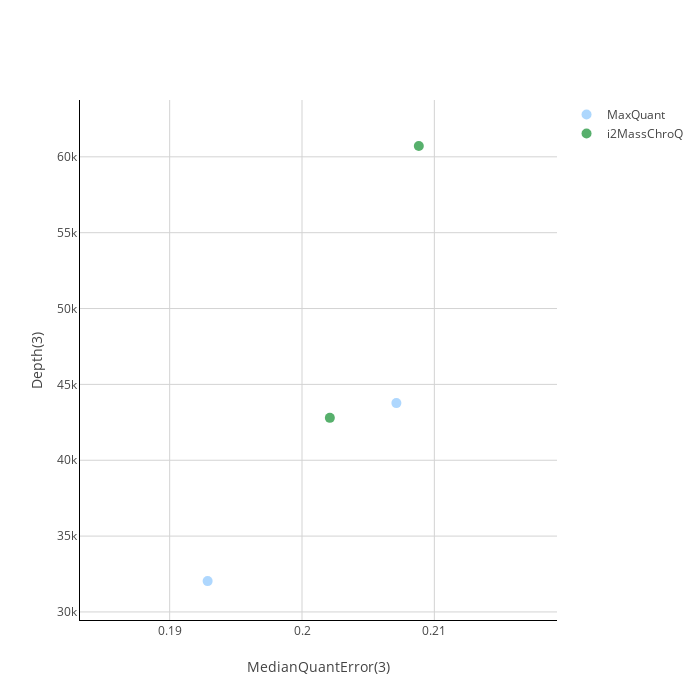

Here is the notebook cell this chart was saved with:
### Code cell
plot = plot_performance_metrics(
    all_datapoints, subset=subset_hashes_MBR, min_quant=3, subset_col="intermediate_hash", autoscale=True
)
plot

### Figure 1 — Plotly figure (JSON) as saved in the notebook; plotly's stock layout.template omitted (floating-point values rounded to 4 significant figures)
{"data": [{"hovertext": ["ProteoBench ID: MaxQuant_20250718_094133<br>Software tool: MaxQuant 2.1.4.0<br>Comment (private submission): ...", "ProteoBench ID: MaxQuant_20250718_094146<br>Software tool: MaxQuant 2.1.4.0<br>Comment (private submission): ..."], "marker": {"color": ["#8bc6fd", "#8bc6fd"], "showscale": false, "size": [10, 10]}, "mode": "markers", "name": "MaxQuant", "type": "scatter", "x": [0.2071, 0.1929], "y": [43766, 32032]}, {"hovertext": ["ProteoBench ID: i2MassChroQ_20250718_094338<br>Software tool: i2MassChroQ 1.2.1<br>Comment (private submission): ...", "ProteoBench ID: i2MassChroQ_20250718_094733<br>Software tool: i2MassChroQ 1.2.1<br>Comment (private submission): ..."], "marker": {"color": ["#108E2E", "#108E2E"], "showscale": false, "size": [10, 10]}, "mode": "markers", "name": "i2MassChroQ", "type": "scatter", "x": [0.2088, 0.2021], "y": [60711, 42794]}], "layout": {"annotations": [{"font": {"color": "rgba(0,0,0,0.1)", "size": 50}, "showarrow": false, "text": "", "x": 0.5, "xref": "paper", "y": 0.5, "yref": "paper"}], "clickmode": "event+select", "height": 700, "width": 700, "xaxis": {"gridcolor": "lightgray", "gridwidth": 1, "linecolor": "black", "range": [0.1832, 0.2193], "showgrid": true, "title": {"text": "MedianQuantError(3)"}}, "yaxis": {"gridcolor": "lightgray", "gridwidth": 1, "linecolor": "black", "range": [29470.0, 63750.0], "showgrid": true, "title": {"text": "Depth(3)"}}}}
